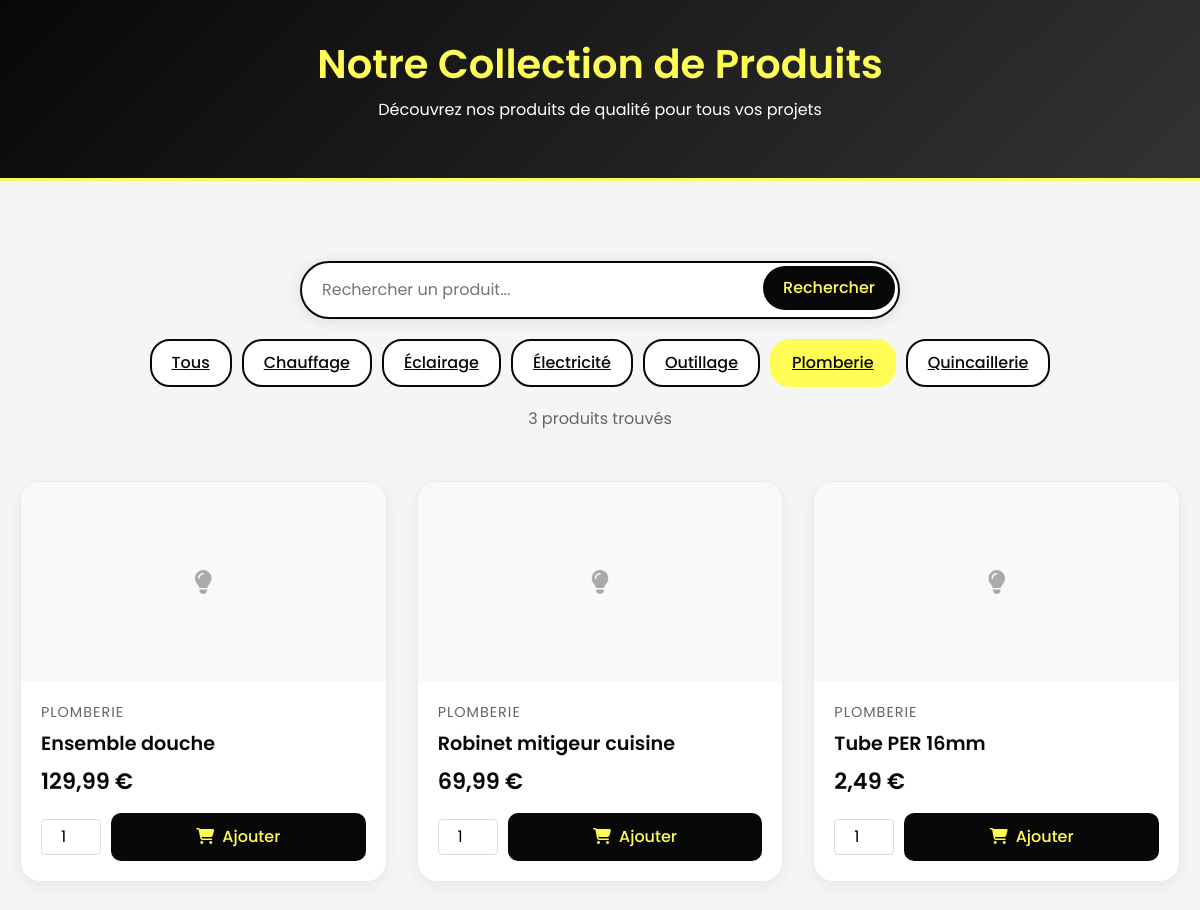
Page /vue/partie_utilisateur/produits.php?categorie=Plomberie on the committed database.
### tables this page shows
create table produit(
	idproduit int(6) not null AUTO_INCREMENT,
	nomproduit varchar(50),
	prix_unit decimal(8,2),
	categorie varchar(50),
	image varchar(255) DEFAULT 'default_product.jpg',
	description text,
	constraint pk_produit primary key (idproduit)
);

### modele/modele.class.php (called while the page is built, shortened)
<?php
class Modele {
	private $unPdo ;
	public function __construct(){
		$serveur = "localhost";
		$bdd = "ALUME";
		$user = "root";
		$mdp = "";
		try{
		$this->unPdo = new PDO("mysql:host=".$serveur.";dbname=".$bdd,$user, $mdp);
		}
		catch(PDOException $exp){
			echo "Erreur de connexion à la BDD";
		}
	}
	public function selectProduitsByCategorie($categorie){
		$requete = "select * from produit where categorie = :categorie order by nomproduit;";
		$donnees = array(':categorie' => $categorie);
		$exec = $this->unPdo->prepare($requete);
		$exec->execute($donnees);
		return $exec->fetchAll();
	}
	public function selectDistinctCategories(){
		$requete = "select distinct categorie from produit order by categorie;";
		$exec = $this->unPdo->prepare($requete);
		$exec->execute();
		return $exec->fetchAll();
	}
}
?>

### controleur/controleur.class.php (called while the page is built, shortened)
<?php
	require_once ("modele/modele.class.php");
	class Controleur {
		private $unModele ;
		public function   __construct(){
			$this->unModele = new Modele ();
		}
		public function selectProduitsByCategorie($categorie){
			return $this->unModele->selectProduitsByCategorie($categorie);
		}
		public function selectDistinctCategories(){
			return $this->unModele->selectDistinctCategories();
		}
	}
?>

### vue/partie_utilisateur/produits.php (the view, shortened to what this page needs)
<?php
require_once("modele/modele.class.php");
require_once("controleur/controleur.class.php");
$unControleur = new Controleur();
$categories = $unControleur->selectDistinctCategories();
if (isset($_GET['categorie']) && !empty($_GET['categorie'])) {
    $produits = $unControleur->selectProduitsByCategorie($_GET['categorie']);
    $categorieActuelle = $_GET['categorie'];
} elseif (isset($_GET['search']) && !empty($_GET['search'])) {
    $produits = $unControleur->searchProduits($_GET['search']);
    $searchTerm = $_GET['search'];
} else {
    $produits = $unControleur->selectAllProduitsFrontend();
}
?>
<!DOCTYPE html>
<html lang="fr">
<head>
    <link href="https://cdn.jsdelivr.net/npm/bootstrap@5.3.0/dist/css/bootstrap.min.css" rel="stylesheet">
    <link rel="stylesheet" href="https://cdnjs.cloudflare.com/ajax/libs/font-awesome/6.0.0/css/all.min.css">
</head>
<body>
    <div class="header">
        <h1>Notre Collection de Produits</h1>
        <p>Découvrez nos produits de qualité pour tous vos projets</p>
    </div>
    <div class="container">
        <form action="index.php" method="GET" class="search-form">
            <div class="search-bar">
                <input type="text" name="search" class="search-input" placeholder="Rechercher un produit..."
                       value="<?php echo isset($searchTerm) ? htmlspecialchars($searchTerm) : ''; ?>">
                <button type="submit" class="search-button">Rechercher</button>
            </div>
        </form>
        <div class="filters">
            <a href="index.php?page=produit" class="filter-btn <?php echo !isset($categorieActuelle) ? 'active' : ''; ?>">
                Tous
            </a>
            <?php foreach($categories as $categorie): ?>
                <a href="index.php?page=produit&categorie=<?php echo urlencode($categorie['categorie']); ?>"
                   class="filter-btn <?php echo (isset($categorieActuelle) && $categorieActuelle == $categorie['categorie']) ? 'active' : ''; ?>">
                    <?php echo htmlspecialchars($categorie['categorie']); ?>
                </a>
            <?php endforeach; ?>
        </div>
        <div class="products-count">
            <?php
            $count = count($produits);
            echo $count . " produit" . ($count > 1 ? "s" : "") . " trouvé" . ($count > 1 ? "s" : "");
            ?>
        </div>
        <div class="products-grid">
            <?php if(count($produits) > 0): ?>
                <?php foreach($produits as $produit): ?>
                    <div class="product-card">
                        <div class="product-image">
                            <i class="fas fa-lightbulb"></i>
                        </div>
                        <div class="product-info">
                            <div class="product-category"><?php echo htmlspecialchars($produit['categorie']); ?></div>
                            <h3 class="product-title"><?php echo htmlspecialchars($produit['nomproduit']); ?></h3>
                            <div class="product-price"><?php echo number_format($produit['prix_unit'], 2, ',', ' '); ?> €</div>
                            <form method="post" action="index.php?page=produit<?php echo isset($categorieActuelle) ? '&categorie=' . urlencode($categorieActuelle) : ''; ?>" class="product-card-form">
                                <div class="product-actions">
                                    <input type="number" name="quantite" value="1" min="1" max="99" class="product-quantity">
                                    <button type="submit" name="add_to_cart" class="add-to-cart">
                                        <i class="fas fa-shopping-cart me-2"></i>Ajouter
                                    </button>
                                </div>
                            </form>
                        </div>
                    </div>
                <?php endforeach; ?>
            <?php else: ?>
                <div class="no-products">
                    <p>Aucun produit ne correspond à votre recherche.</p>
                </div>
            <?php endif; ?>
        </div>
    </div>
</body>
</html>

### vue/partie_utilisateur/produits.php (style rules this page uses)
* { margin: 0; padding: 0; box-sizing: border-box; font-family: 'Poppins', sans-serif; }
body { background: #f5f5f5; }
.container { max-width: 1400px; margin: 0 auto; padding: 20px; }
.header { text-align: center; padding: 40px 0; background: linear-gradient(135deg, #080808, #333333); color: white; margin-bottom: 40px; border-bottom: 3px solid #FFFD55; }
.header h1 { font-weight: 600; color: #FFFD55; margin-bottom: 10px; }
.search-bar { max-width: 600px; margin: 20px auto; position: relative; }
.search-input { width: 100%; padding: 15px 20px; border: 2px solid #080808; border-radius: 30px; box-shadow: 0 2px 15px rgba(0,0,0,0.1); font-size: 16px; transition: all 0.3s ease; }
.search-button { position: absolute; right: 5px; top: 5px; padding: 10px 20px; background-color: #080808; color: #FFFD55; border: none; border-radius: 25px; cursor: pointer; font-weight: 500; transition: all 0.3s ease; }
.filters { display: flex; gap: 10px; margin: 20px 0; flex-wrap: wrap; justify-content: center; }
.filter-btn { padding: 10px 20px; border: 2px solid #080808; border-radius: 20px; background: white; color: #080808; cursor: pointer; transition: all 0.3s ease; font-weight: 500; }
.filter-btn.active { background: #FFFD55; color: #080808; border-color: #FFFD55; }
.products-grid { display: grid; grid-template-columns: repeat(auto-fill, minmax(300px, 1fr)); gap: 30px; padding: 20px 0; }
.product-card { background: white; border-radius: 20px; overflow: hidden; transition: all 0.3s ease; position: relative; border: 1px solid #eaeaea; box-shadow: 0 5px 15px rgba(0,0,0,0.05); }
.product-image { width: 100%; height: 200px; object-fit: cover; background-color: #f9f9f9; display: flex; justify-content: center; align-items: center; color: #aaa; font-size: 24px; }
.product-info { padding: 20px; }
.product-category { color: #666; font-size: 0.9em; margin-bottom: 8px; text-transform: uppercase; letter-spacing: 1px; }
.product-title { font-size: 1.2em; margin-bottom: 10px; color: #080808; font-weight: 600; }
.product-price { font-size: 1.4em; font-weight: 600; color: #080808; margin-bottom: 15px; }
.add-to-cart { width: 100%; padding: 12px; background: #080808; color: #FFFD55; border: none; border-radius: 10px; cursor: pointer; transition: background 0.3s ease; font-weight: 500; }
.products-count { text-align: center; margin: 10px 0 30px; color: #666; }
.product-quantity { width: 60px; text-align: center; margin-right: 10px; border: 1px solid #ddd; border-radius: 4px; padding: 5px; }
.product-actions { display: flex; align-items: center; margin-top: 10px; }
.product-card-form { margin-top: 15px; }

### rows in the picture
produit: categorie "PLOMBERIE", nomproduit "Ensemble douche", prix_unit "129,99"
produit: categorie "PLOMBERIE", nomproduit "Robinet mitigeur cuisine", prix_unit "69,99"
produit: categorie "PLOMBERIE", nomproduit "Tube PER 16mm", prix_unit "2,49"

### other values in the picture
$categorie['categorie'] "Chauffage"
$categorie['categorie'] "Éclairage"
$categorie['categorie'] "Électricité"
$categorie['categorie'] "Outillage"
$categorie['categorie'] "Plomberie"
$categorie['categorie'] "Quincaillerie"
$count "3"
